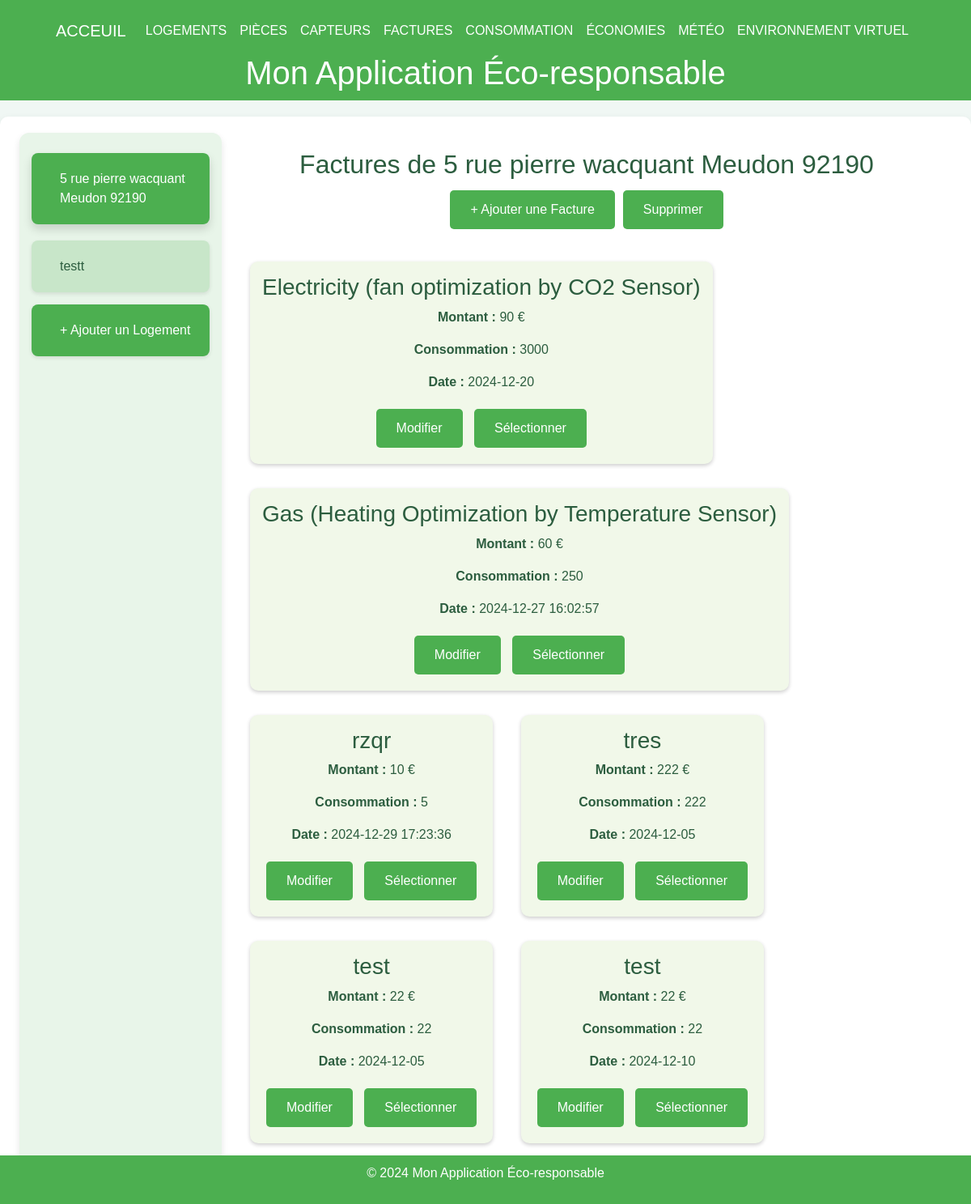
/visualiser_factures, run on the app's committed database.
### tables this page shows
CREATE TABLE Housing (
housing_id INTEGER PRIMARY KEY, -- Identifiant unique pour chaque logement
address VARCHAR(255), -- Adresse du logement
phone_number VARCHAR(20), -- NumÃ©ro de contact pour le logement
ip_address VARCHAR(15), -- Adresse IP associÃ©e au logement
insert_date TIMESTAMP DEFAULT CURRENT_TIMESTAMP -- Horodatage de l'ajout de l'enregistrement
);

CREATE TABLE Invoice (
invoice_id INTEGER PRIMARY KEY, -- Identifiant unique pour chaque facture
housing_id INTEGER, -- RÃ©fÃ©rence au logement concernÃ© par la facture
type VARCHAR(100), -- Type de la facture (ex. : eau, Ã©lectricitÃ©)
amount INTEGER, -- Montant de la facture
value INTEGER, -- Valeur de la consommation en ressource
insert_date TIMESTAMP DEFAULT CURRENT_TIMESTAMP, -- Horodatage de l'ajout de l'enregistrement de la facture
FOREIGN KEY (housing_id) REFERENCES Housing(housing_id) -- Lien entre la facture et un logement spÃ©cifique
);

### main.py (the view)
@app.get("/visualiser_factures", response_class=HTMLResponse)
def visualiser_factures(request: Request, id: int = 1):
    conn = get_db_connection()
    logements = conn.execute("SELECT housing_id, address FROM Housing").fetchall()
    selected_logement = conn.execute("SELECT address FROM Housing WHERE housing_id = ?", (id,)).fetchone()
    factures = conn.execute("SELECT invoice_id, housing_id, type, amount, value, insert_date FROM Invoice WHERE housing_id = ?", (id,)).fetchall()
    conn.close()
    return templates.TemplateResponse("visualiser_factures.html", {
        "request": request,
        "logements": logements,
        "factures": factures,
        "selected_id": id,
        "selected_logement_address": selected_logement["address"] if selected_logement else "Logement par Défaut"
    })

### templates/visualiser_factures.html (shortened to what this page needs)
{% extends "layout.html" %}
{% block content %}
<div class="container-fluid">
    <div class="menu">
        {% for logement in logements %}
        <div class="menu-item {% if selected_id == logement.housing_id %}active{% endif %}"
            onclick="location.href='?id={{ logement.housing_id }}'">
            {{ logement.address }}
        </div>
        {% endfor %}
        <div class="menu-item" style="background-color: #4caf50; color: white;"
            onclick="location.href='https://localhost:8000/logements'">
            + Ajouter un Logement
        </div>
    </div>
    <div class="content">
        <h2 class="text-center">Factures de {{ selected_logement_address or 'Logement par Défaut' }}</h2>
        <div class="actions">
            <button class="btn" onclick="openAddModal()">+ Ajouter une Facture</button>
            <button class="btn" onclick="deleteSelected()">Supprimer</button>
        </div>
        {% if factures %}
        {% for facture in factures %}
        <div class="tile" id="tile-{{ facture.invoice_id }}">
            <h3>{{ facture.type }}</h3>
            <p><strong>Montant :</strong> {{ facture.amount }} €</p>
            <p><strong>Consommation :</strong> {{ facture.value }}</p>
            <p><strong>Date :</strong> {{ facture.insert_date }}</p>
            <div style="margin-top: 10px;">
                <button class="btn"
                    onclick="openEditModal('{{ facture.invoice_id }}', '{{ facture.type }}', '{{ facture.amount }}', '{{ facture.value }}', '{{ facture.insert_date }}')">
                    Modifier
                </button>
                <button class="btn" onclick="toggleSelection('{{ facture.invoice_id }}')">Sélectionner</button>
            </div>
        </div>
        {% endfor %}
        {% else %}
        <p class="text-center">Aucune facture trouvée pour ce logement.</p>
        {% endif %}
    </div>
</div>
{% endblock %}

### templates/layout.html (style rules this page uses)
body { font-family: Arial, sans-serif; margin: 0; padding: 0; background-color: #f0f7f4; color: #2c5d3f; }

### templates/visualiser_factures.html (style rules this page uses)
.container-fluid { display: flex; flex-direction: column; }
@media (min-width: 768px) { .container-fluid { flex-direction: row; } }
.menu { width: 100%; background-color: #e8f5e9; padding: 15px; border-radius: 12px; box-shadow: 0 4px 8px rgba(0, 0, 0, 0.1); }
@media (min-width: 768px) { .menu { width: 250px; border-bottom: none; border-radius: 12px; } }
.menu-item { background-color: #c8e6c9; padding: 20px; margin: 15px 0; text-align: left; border-radius: 8px; cursor: pointer; display: flex; align-items: center; gap: 15px; transition: transform 0.3s, box-shadow 0.3s; box-shadow: 0 2px 5px rgba(0, 0, 0, 0.1); }
.menu-item:hover, .menu-item.active { background-color: #4caf50; color: white; transform: translateY(-5px); box-shadow: 0 6px 12px rgba(0, 0, 0, 0.15); }
.content { flex: 1; padding: 20px; }
.actions { margin-bottom: 20px; display: flex; justify-content: center; flex-wrap: wrap; }
.btn { background-color: #4caf50; color: white; border: none; padding: 12px 25px; border-radius: 5px; cursor: pointer; transition: transform 0.2s; margin: 5px; }
.tile { display: inline-block; background-color: #f1f8e9; border-radius: 10px; padding: 15px; margin: 15px; box-shadow: 0 2px 5px rgba(0, 0, 0, 0.2); text-align: center; transition: transform 0.3s; }

### data on the page
Housing: address "5 rue pierre wacquant Meudon 92190"
Housing: address "testt"
Invoice: type "Electricity (fan optimization by CO2 Sensor)", amount "90", value "3000", insert_date "2024-12-20"
Invoice: type "Gas (Heating Optimization by Temperature Sensor)", amount "60", value "250", insert_date "2024-12-27 16:02:57"
Invoice: type "rzqr", amount "10", value "5", insert_date "2024-12-29 17:23:36"
Invoice: type "tres", amount "222", value "222", insert_date "2024-12-05"
Invoice: type "test", amount "22", value "22", insert_date "2024-12-05"
Invoice: type "test", amount "22", value "22", insert_date "2024-12-10"
